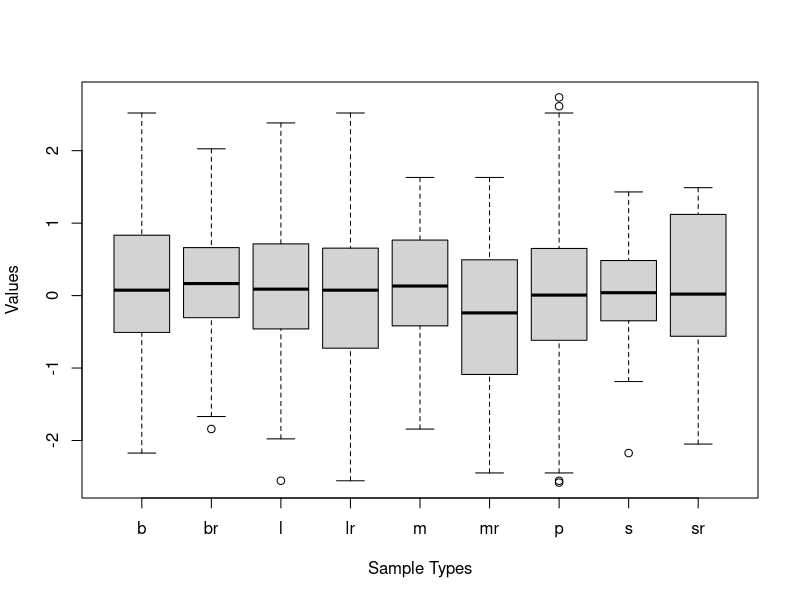

Source code (R):
## ---- chunk 1
population <- rnorm(500)

large_sample <- sample(population, 200, replace = FALSE)
large_sample_replace <- sample(population, 200, replace = TRUE)

big_sample <- sample(population, 60, replace = FALSE)
big_sample_replace <- sample(population, 60, replace = TRUE)

medium_sample <- sample(population, 30, replace = FALSE)
medium_sample_replace <- sample(population, 30, replace = TRUE)

small_sample <- sample(population, 20, replace = FALSE)
small_sample_replace <- sample(population, 20, replace = TRUE)
## ---- chunk 2
large_sample_mean <- mean(large_sample)
large_sample_replace_mean <- mean(large_sample_replace)

big_sample_mean <- mean(big_sample)
big_sample_replace_mean <- mean(big_sample_replace)

medium_sample_mean <- mean(medium_sample)
medium_sample_replace_mean <- mean(medium_sample_replace)

small_sample_mean <- mean(small_sample)
small_sample_replace_mean <- mean(small_sample_replace)

population_mean <- mean(population)


large_sample_mode <- mode(large_sample)
large_sample_replace_mode <- mode(large_sample_replace)

big_sample_mode <- mode(big_sample)
big_sample_replace_mode <- mode(big_sample_replace)

medium_sample_mode <- mode(medium_sample)
medium_sample_replace_mode <- mode(medium_sample_replace)

small_sample_mode <- mode(small_sample)
small_sample_replace_mode <- mode(small_sample_replace)

population_mode <- mode(population)


large_sample_median <- median(large_sample)
large_sample_replace_median <- median(large_sample_replace)

big_sample_median <- median(big_sample)
big_sample_replace_median <- median(big_sample_replace)

medium_sample_median <- median(medium_sample)
medium_sample_replace_median <- median(medium_sample_replace)

small_sample_median <- median(small_sample)
small_sample_replace_median <- median(small_sample_replace)

population_median <- median(population)


large_sample_var <- var(large_sample)
large_sample_replace_var <- var(large_sample_replace)

big_sample_var <- var(big_sample)
big_sample_replace_var <- var(big_sample_replace)

medium_sample_var <- var(medium_sample)
medium_sample_replace_var <- var(medium_sample_replace)

small_sample_var <- var(small_sample)
small_sample_replace_var <- var(small_sample_replace)

population_var <- var(population)

large_sample_sd <- sd(large_sample)
large_sample_replace_sd <- sd(large_sample_replace)

big_sample_sd <- sd(big_sample)
big_sample_replace_sd <- sd(big_sample_replace)

medium_sample_sd <- sd(medium_sample)
medium_sample_replace_sd <- sd(medium_sample_replace)

small_sample_sd <- sd(small_sample)
small_sample_replace_sd <- sd(small_sample_replace)

population_sd <- sd(population)
## ---- chunk 3
# Ver diferencia entre las medidas de dispersion utilizadas
get_diff <- function(word, sample_val, population_val) {
    dif <- abs(population_val - sample_val)
    output <- paste("The", 
                    word, 
                    "differs from the population in",
                    format(dif, digits = 3)
    )
    print(output)
}

print("For large sample (n = 200) without replacement")
get_diff("mean", large_sample_mean, population_mean)
get_diff("median", large_sample_median, population_median)
#get_diff("mode", large_sample_mode, population_mode)
get_diff("variance", large_sample_var, population_var)
get_diff("standard deviation", large_sample_sd, population_sd)

print("")
print("For large sample (n = 200) with replacement")
get_diff("mean", large_sample_replace_mean, population_mean)
get_diff("median", large_sample_replace_median, population_median)
#get_diff("mode", large_sample_replace_mode, population_mode)
get_diff("variance", large_sample_replace_var, population_var)
get_diff("standard deviation", large_sample_replace_sd, population_sd)

print("")
print("For big sample (n = 60) without replacement")
get_diff("mean", big_sample_mean, population_mean)
get_diff("median", big_sample_median, population_median)
#get_diff("mode", big_sample_mode, population_mode)
get_diff("variance", big_sample_var, population_var)
get_diff("standard deviation", big_sample_sd, population_sd)

print("")
print("For big sample (n = 60) with replacement")
get_diff("mean", big_sample_replace_mean, population_mean)
get_diff("median", big_sample_replace_median, population_median)
#get_diff("mode", big_sample_replace_mode, population_mode)
get_diff("variance", big_sample_replace_var, population_var)
get_diff("standard deviation", big_sample_replace_sd, population_sd)

print("")
print("For medium sample (n = 30) without replacement")
get_diff("mean", medium_sample_mean, population_mean)
get_diff("median", medium_sample_median, population_median)
#get_diff("mode", medium_sample_mode, population_mode)
get_diff("variance", medium_sample_var, population_var)
get_diff("standard deviation", medium_sample_sd, population_sd)

print("")
print("For medium sample (n = 30) with replacement")
get_diff("mean", medium_sample_replace_mean, population_mean)
get_diff("median", medium_sample_replace_median, population_median)
#get_diff("mode", medium_sample_replace_mode, population_mode)
get_diff("variance", medium_sample_replace_var, population_var)
get_diff("standard deviation", medium_sample_replace_sd, population_sd)

print("")
print("For small sample (n = 20) without replacement")
get_diff("mean", small_sample_mean, population_mean)
get_diff("median", small_sample_median, population_median)
#get_diff("mode", small_sample_mode, population_mode)
get_diff("variance", small_sample_var, population_var)
get_diff("standard deviation", small_sample_sd, population_sd)

print("")
print("For small sample (n = 20) with replacement")
get_diff("mean", small_sample_replace_mean, population_mean)
get_diff("median", small_sample_replace_median, population_median)
#get_diff("mode", small_sample_replace_mode, population_mode)
get_diff("variance", small_sample_replace_var, population_var)
get_diff("standard deviation", small_sample_replace_sd, population_sd)

## ---- chunk 4
values <- c(large_sample, large_sample_replace,
            big_sample, big_sample_replace,
            population,
            medium_sample, medium_sample_replace,
            small_sample, small_sample_replace)
sample_type <- c()
for (i in seq_len(length(large_sample))) {
    sample_type  <- append(sample_type, "l")
}
for (i in seq_len(length(large_sample_replace))) {
    sample_type  <- append(sample_type, "lr")
}
for (i in seq_len(length(big_sample))) {
    sample_type  <- append(sample_type, "b")
}
for (i in seq_len(length(big_sample_replace))) {
    sample_type  <- append(sample_type, "br")
}
for (i in seq_len(length(population))) {
    sample_type  <- append(sample_type, "p")
}
for (i in seq_len(length(medium_sample))) {
    sample_type  <- append(sample_type, "m")
}
for (i in seq_len(length(medium_sample_replace))) {
    sample_type  <- append(sample_type, "mr")
}
for (i in seq_len(length(small_sample))) {
    sample_type  <- append(sample_type, "s")
}
for (i in seq_len(length(small_sample_replace))) {
    sample_type  <- append(sample_type, "sr")
}

df <- data.frame(values, sample_type)

boxplot(values~sample_type,
        data = df,
        xlab = "Sample Types",
        ylab = "Values"
)

## ---- chunk 5
#aaa
## ---- chunk 6

print_mean  <- function(interval, population_mean, alpha) {
    res  <- paste(
                  "With confidence level", 1 - alpha,
                  "population mean is in between (",
                  format(interval[1], digits = 3), ",",
                  format(interval[2], digits = 3), ")",
                  "which is",
                  interval[1] < population_mean | interval[2] > population_mean
    )
    print(res)
}

print_var  <-  function(interval, population_var, alpha) {
    res  <- paste(
                  "With confidence level", 1 - alpha,
                  "population variance is in between (",
                  format(interval[1], digits = 3), ",",
                  format(interval[2], digits = 3), ")",
                  "which is",
                  interval[1] < population_var | interval[2] > population_var
    )
    print(res)

}

get_mean_conf_interval  <-  function(data, population_mean, alpha = 0.05) {
    x <- mean(data)
    s <- sd(data)
    error <- qnorm(1 - alpha / 2) * s / sqrt(length(data))

    interval <- c(x - error, x  + error)
    print_mean(interval, population_mean, alpha)
}

get_variance_conf_interval  <- function(data, population_var, alpha = 0.05) {
    s2 <- var(data)
    n <- length(data)
    error_left  <- qchisq(1 - alpha / 2, df = n - 1)
    error_right  <- qchisq(alpha / 2, df = n - 1)
    num  <-  (n - 1) * s2

    interval <- c(num / error_left, num / error_right)
    print_var(interval, population_var, alpha)
}

get_small_mean_conf_interval  <-
    function(data, population_mean, alpha = 0.05) {
        x <- mean(data)
        s <- sd(data)
        n <- length(data)
        error <- qt(1 - alpha / 2, n - 1) * s / sqrt(n)

        interval <- c(x - error, x  + error)
        print_mean(interval, population_mean, alpha)
    }
## ---- chunk 7
alpha  <- 0.05
print("Large sample (n = 200) without replacement")
get_mean_conf_interval(large_sample, population_mean, alpha)
print("Large sample (n = 200) with replacement")
get_mean_conf_interval(large_sample_replace, population_mean, alpha)

print("")
print("Big sample (n = 60) without replacement")
get_mean_conf_interval(big_sample, population_mean, alpha)
print("Big sample (n = 60) with replacement")
get_mean_conf_interval(big_sample_replace, population_mean, alpha)

print("")
print("Medium sample (n = 30) without replacement")
get_small_mean_conf_interval(medium_sample, population_mean, alpha)
print("Medium sample (n = 30) with replacement")
get_small_mean_conf_interval(medium_sample_replace, population_mean, alpha)

print("")
print("Small sample (n = 20) without replacement")
get_small_mean_conf_interval(small_sample, population_mean, alpha)
print("Small sample (n = 20) with replacement")
get_small_mean_conf_interval(small_sample_replace, population_mean, alpha)
## ---- chunk 8
alpha  <- 0.05

print("Large sample (n = 200) without replacement")
get_variance_conf_interval(large_sample, population_mean, alpha)
print("Large sample (n = 200) with replacement")
get_variance_conf_interval(large_sample_replace, population_mean, alpha)

print("")
print("Big sample (n = 60) without replacement")
get_variance_conf_interval(big_sample, population_mean, alpha)
print("Big sample (n = 60) with replacement")
get_variance_conf_interval(big_sample_replace, population_mean, alpha)

print("")
print("Medium sample (n = 30) without replacement")
get_variance_conf_interval(medium_sample, population_mean, alpha)
print("Medium sample (n = 30) with replacement")
get_variance_conf_interval(medium_sample_replace, population_mean, alpha)

print("")
print("Small sample (n = 20) without replacement")
get_variance_conf_interval(small_sample, population_mean, alpha)
print("Small sample (n = 20) with replacement")
get_variance_conf_interval(small_sample_replace, population_mean, alpha)
